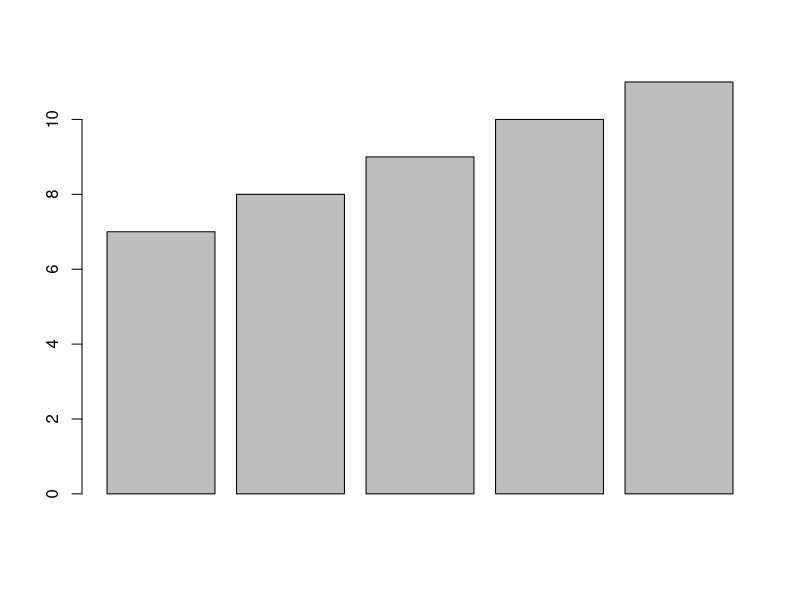
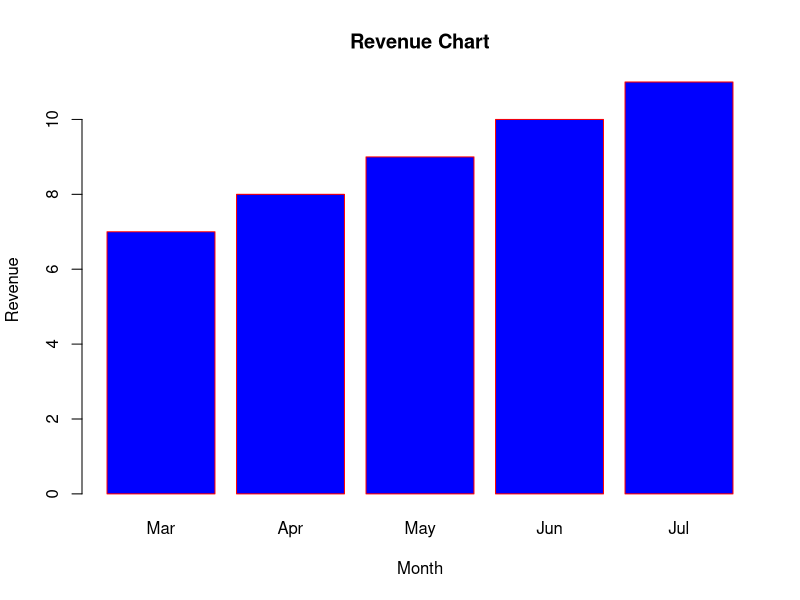

These charts were generated, in order, by the following R code:

h<-c(7,8,9,10,11)
#png(file="bar")
barplot(h)
months <- c("Mar", "Apr", "May", "Jun", "Jul")
revenue <- c(7, 8, 9, 10, 11)

barplot(revenue,
        names.arg = months,
        xlab = "Month",
        ylab = "Revenue",
        col = "blue",
        main = "Revenue Chart",
        border = "red")


#dev.off()